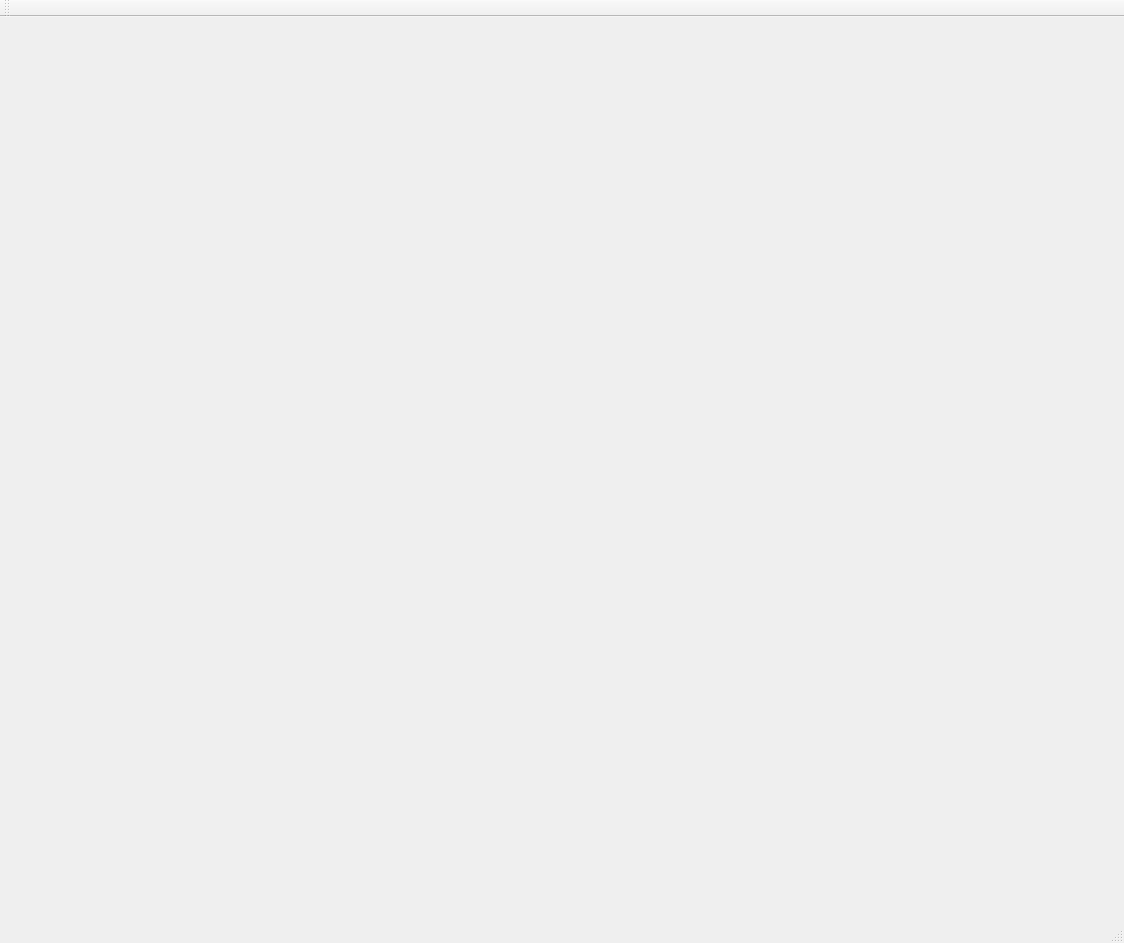
<?xml version="1.0" encoding="UTF-8"?>
<ui version="4.0">
 <class>testClass</class>
 <widget class="QMainWindow" name="testClass">
  <property name="geometry">
   <rect>
    <x>0</x>
    <y>0</y>
    <width>1124</width>
    <height>943</height>
   </rect>
  </property>
  <property name="windowTitle">
   <string>test</string>
  </property>
  <widget class="QWidget" name="centralWidget"/>
  <widget class="QMenuBar" name="menuBar">
   <property name="geometry">
    <rect>
     <x>0</x>
     <y>0</y>
     <width>1124</width>
     <height>23</height>
    </rect>
   </property>
  </widget>
  <widget class="QToolBar" name="mainToolBar">
   <attribute name="toolBarArea">
    <enum>TopToolBarArea</enum>
   </attribute>
   <attribute name="toolBarBreak">
    <bool>false</bool>
   </attribute>
  </widget>
  <widget class="QStatusBar" name="statusBar"/>
 </widget>
 <layoutdefault spacing="6" margin="11"/>
 <resources>
  <include location="test.qrc"/>
 </resources>
 <connections/>
</ui>
